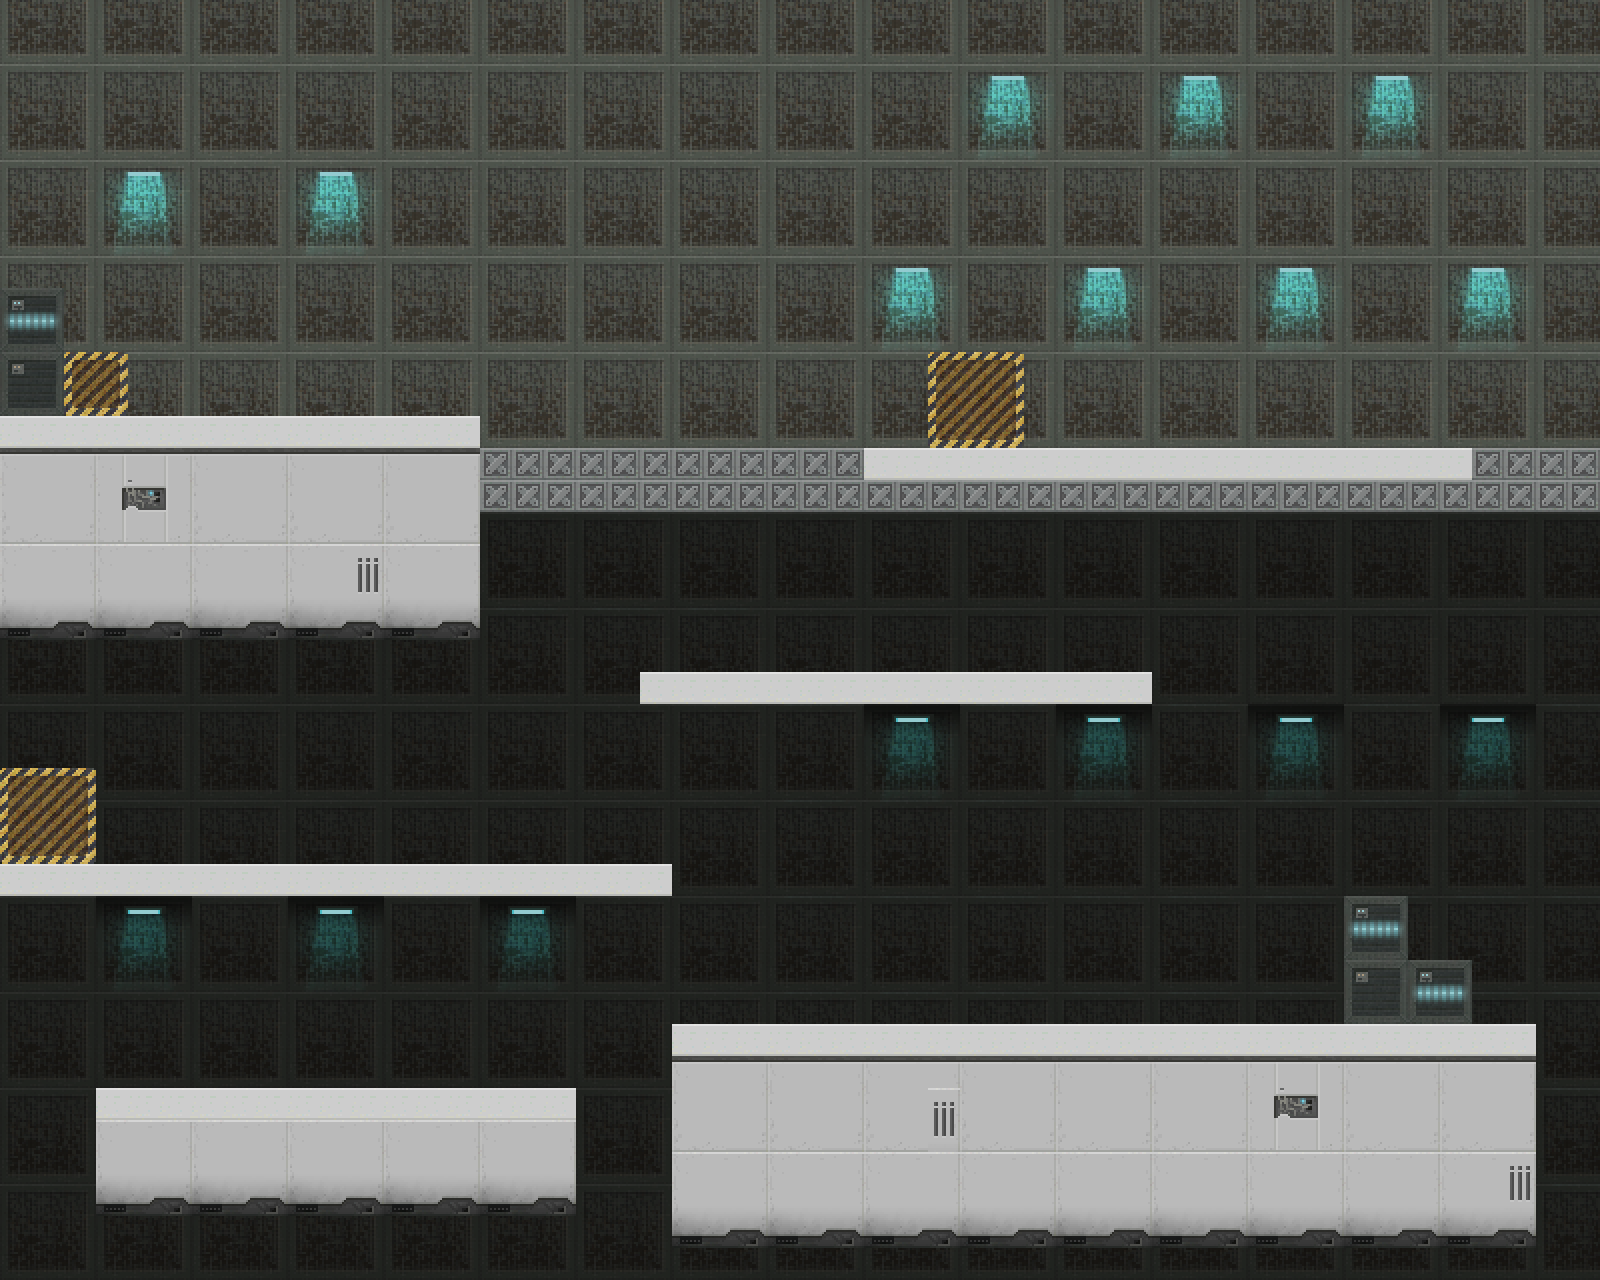

Tiled map render using the project's own tile images. Description and the map definition, with tile-layer contents summarised, below:
An orthogonal 50x40 tile map with 32x32 px tiles, 3 tile layers (bg, fixedPlatforms, traversablePlatforms), 2 tilesets.

<map version="1.2" tiledversion="2018.11.29" orientation="orthogonal" renderorder="right-down" width="50" height="40" tilewidth="32" tileheight="32" infinite="0" nextlayerid="6" nextobjectid="1">
 <tileset firstgid="1" source="tilesets/all.tsx" />
 <tileset firstgid="484" source="tilesets/all.tsx" />
 <layer id="3" name="bg" width="50" height="40">
  <data>[2000 cells, 2000 non-empty, 55 distinct tile ids]</data>
 </layer>
 <layer id="4" name="fixedPlatforms" width="50" height="40">
  <data>[2000 cells, 396 non-empty, 52 distinct tile ids]</data>
 </layer>
 <layer id="5" name="traversablePlatforms" width="50" height="40">
  <data>[2000 cells, 56 non-empty, 1 distinct tile ids]</data>
 </layer>
</map>
